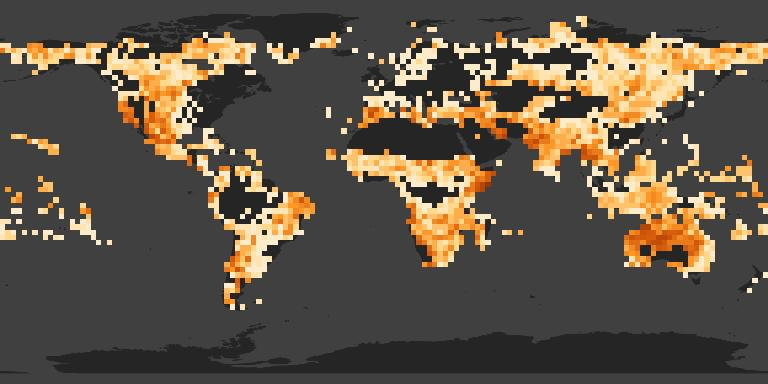
%> input picture Drought_NASA.jpg, 768 x 384 px
$ octave --eval "result = rgbEdgeDetection(imread('Drought_NASA.jpg'));"   (GNU Octave 9; MATLAB toolbox functions it lacks are replaced by stand-ins)
%> lines starting %> are read from the running program, lines starting %| are printed output that depends on the picture; in (x1, y1, x2, y2) boxes, pixels count from 0 and x2, y2 are one past the last pixel; in counts of white or black regions, pixels touching at a corner belong together; the program's own positions count from 1
function edgeImage = rgbEdgeDetection(image)
    % Convert the RGB image to double format
    image = im2double(image);

    % Extract individual color channels
    redChannel = image(:, :, 1);
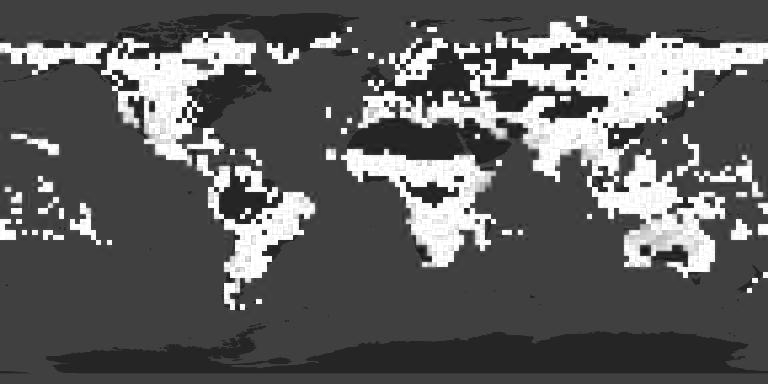
%> redChannel: size 384x768 double; min 0, max 1, mean 0.372
    greenChannel = image(:, :, 2);
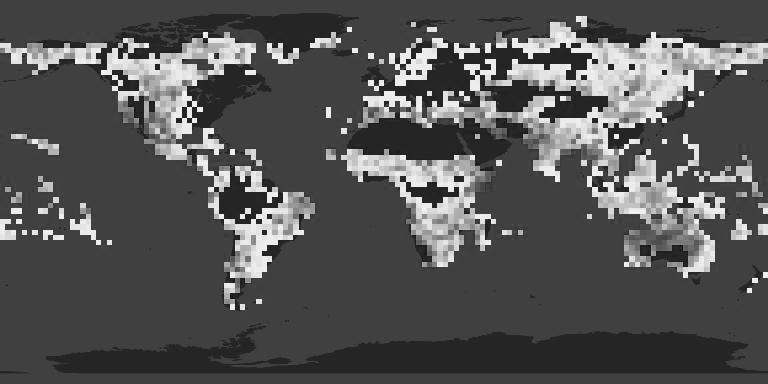
%> greenChannel: size 384x768 double; min 0.0118, max 1, mean 0.331
    blueChannel = image(:, :, 3);
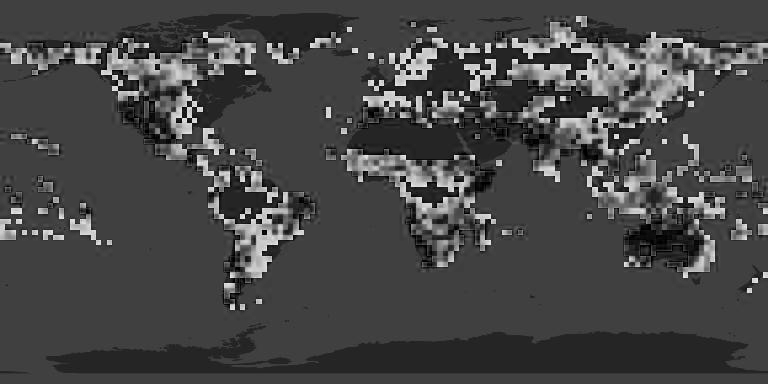
%> blueChannel: size 384x768 double; min 0, max 0.965, mean 0.276

    % Calculate gradients for each color channel using the Sobel operator
    gradR = edge(redChannel, 'Sobel');
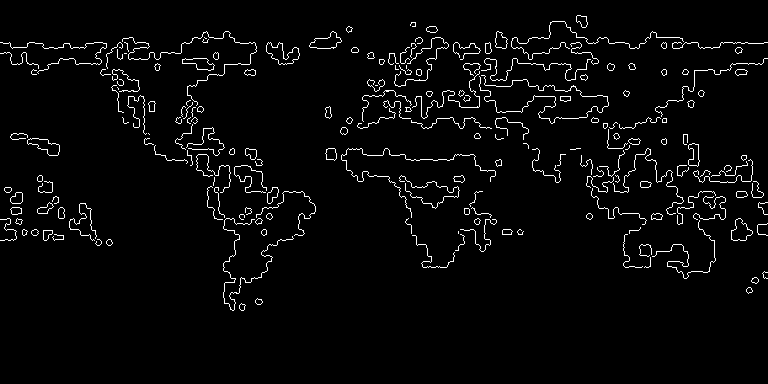
%> gradR: size 384x768 logical; 3.3% white in thin lines or dots, all inside (x1, y1, x2, y2) = (0, 15, 768, 311)
    gradG = edge(greenChannel, 'Sobel');
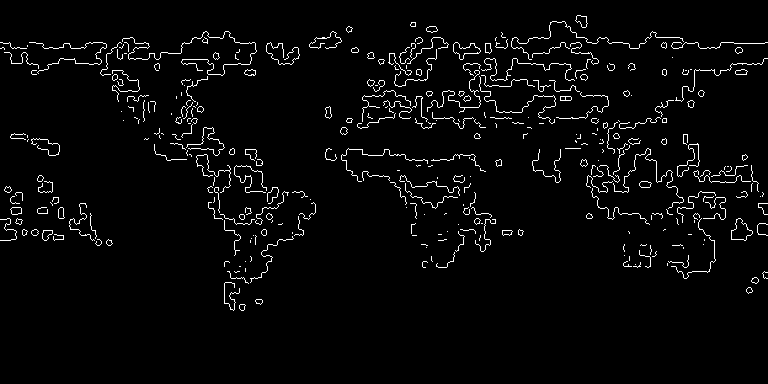
%> gradG: size 384x768 logical; 3.2% white in thin lines or dots, all inside (x1, y1, x2, y2) = (0, 15, 768, 311)
    gradB = edge(blueChannel, 'Sobel');
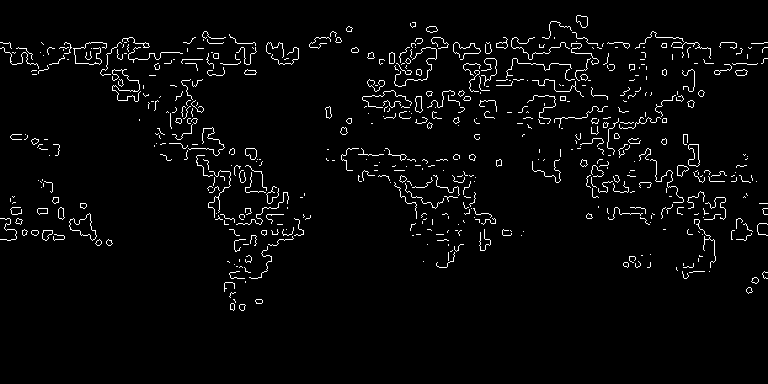
%> gradB: size 384x768 logical; 3.1% white in thin lines or dots, all inside (x1, y1, x2, y2) = (0, 15, 768, 311)

    % Combine the gradient images from all color channels
    edgeImage = gradR | gradG | gradB;
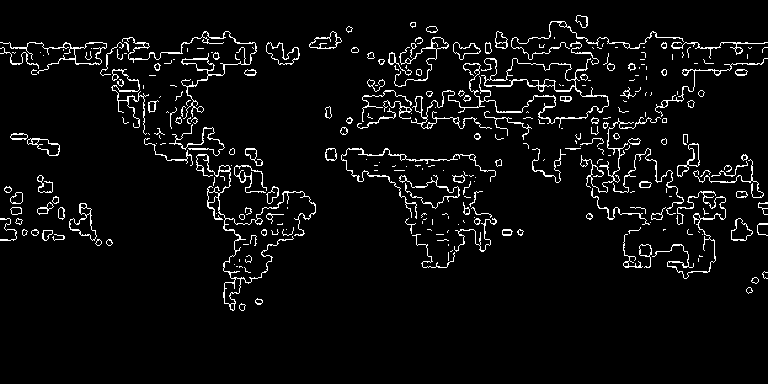
%> edgeImage: size 384x768 logical; 4.8% white in thin lines or dots, all inside (x1, y1, x2, y2) = (0, 15, 768, 311)
end

$ run again, on Fires_NASA.jpg
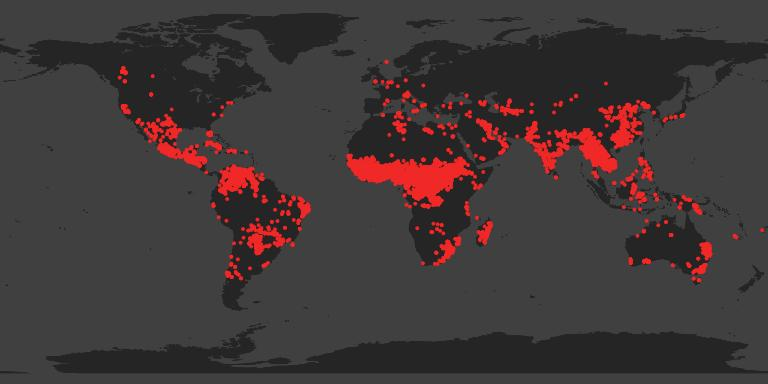
%> input picture Fires_NASA.jpg, 768 x 384 px
%> in rgbEdgeDetection, `gradR = edge(redChannel, 'Sobel');`:
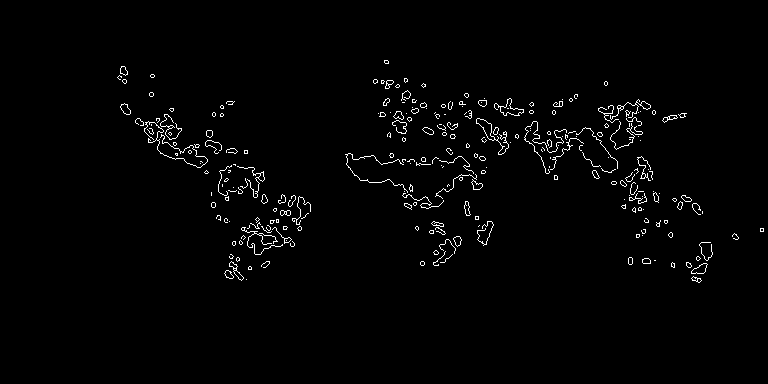
%> gradR: size 384x768 logical; 1.6% white in thin lines or dots, all inside (x1, y1, x2, y2) = (117, 60, 764, 283)
%> gradG: size 384x768 logical; 4.8% white in thin lines or dots
%> gradB: size 384x768 logical; 4.5% white in thin lines or dots
%> in rgbEdgeDetection, `edgeImage = gradR | gradG | gradB;`:
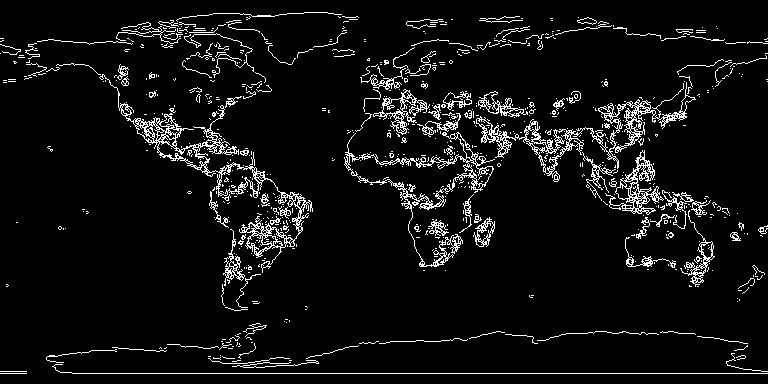
%> edgeImage: size 384x768 logical; 6.4% white in thin lines or dots

$ run again, on Floods_NASA.jpg
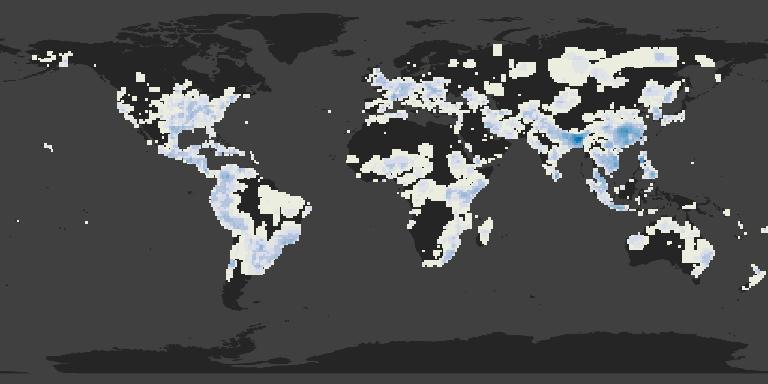
%> input picture Floods_NASA.jpg, 768 x 384 px
%> in rgbEdgeDetection, `gradR = edge(redChannel, 'Sobel');`:
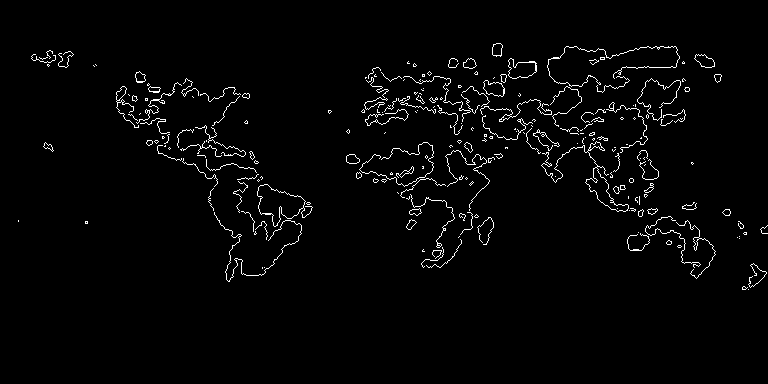
%> gradR: size 384x768 logical; 2.3% white in thin lines or dots, all inside (x1, y1, x2, y2) = (18, 43, 768, 290)
%> in rgbEdgeDetection, `edgeImage = gradR | gradG | gradB;`:
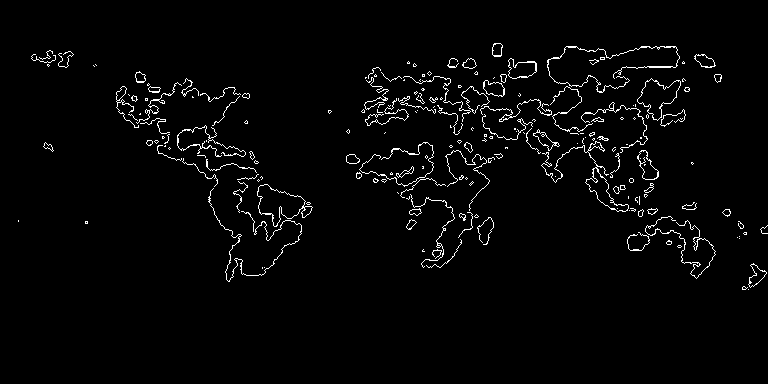
%> edgeImage: size 384x768 logical; 2.5% white in thin lines or dots, all inside (x1, y1, x2, y2) = (18, 43, 768, 290)
